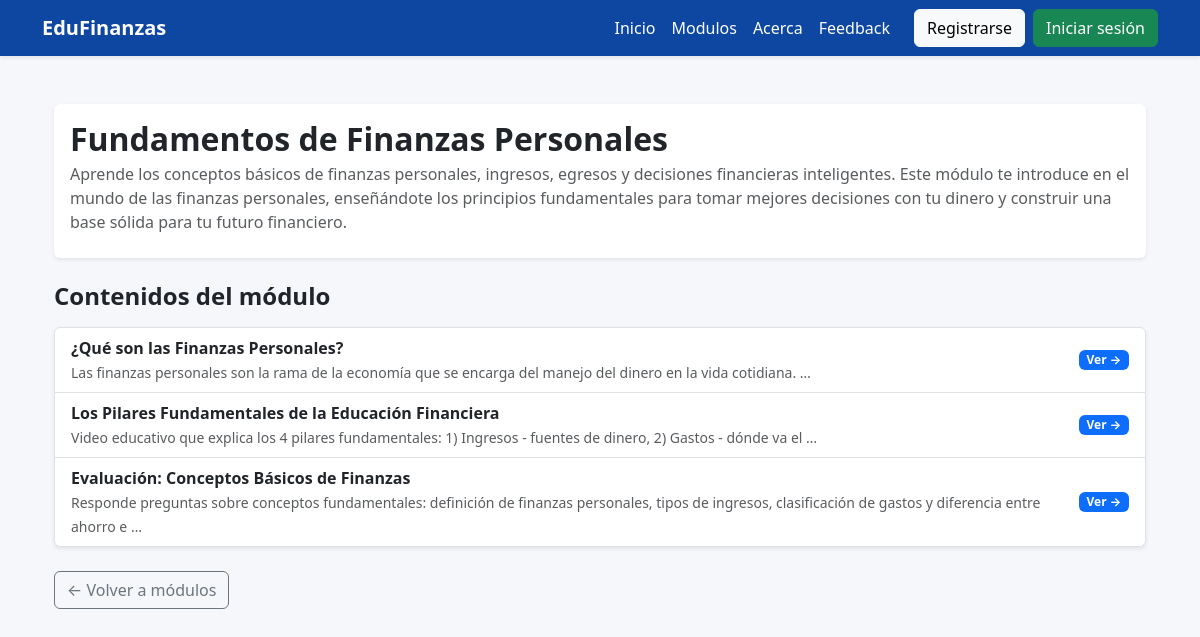
Page /aprende/modulo/26/ on the committed database.
### pagina_principal/models.py (models this page shows, shortened)
class Modulo(models.Model):
    titulo = models.CharField(max_length=200, verbose_name="Título del Módulo")
    descripcion = models.TextField(verbose_name="Descripción del módulo")
    orden = models.PositiveIntegerField(default=1, verbose_name="Orden en el curso")
    publicado = models.BooleanField(default=True, verbose_name="Publicado")
    fecha_creacion = models.DateTimeField(auto_now_add=True)
    class Meta:
        ordering = ['orden']
        verbose_name = "Módulo"
        verbose_name_plural = "Módulos"

class Contenido(models.Model):
    TIPO_CHOICES = [
        ('texto', 'Texto / Explicación'),
        ('video', 'Video'),
        ('pdf', 'Documento PDF'),
        ('quiz', 'Cuestionario / Evaluación'),
        ('imagen', 'Imagen'),
    ]
    modulo = models.ForeignKey(Modulo, on_delete=models.CASCADE, related_name="contenidos")
    titulo = models.CharField(max_length=200)
    tipo = models.CharField(max_length=20, choices=TIPO_CHOICES)
    descripcion = models.TextField(blank=True, null=True)
    archivo = models.FileField(upload_to="contenidos/", blank=True, null=True)
    imagen = models.ImageField(upload_to="imagenes/", blank=True, null=True)
    url_video = models.URLField(blank=True, null=True)
    orden = models.PositiveIntegerField(default=1)
    fecha_creacion = models.DateTimeField(auto_now_add=True)

### pagina_principal/views.py (the view)
# urls.py: path('aprende/modulo/<int:modulo_id>/', views.detalle_modulo, name='detalle_modulo'),
def detalle_modulo(request, modulo_id):
    modulo = get_object_or_404(Modulo, id=modulo_id)
    contenidos = modulo.contenidos.all().order_by("orden")
    progreso_modulo = None
    if request.user.is_authenticated:
        progreso_modulo, _ = Progreso.objects.get_or_create(
            usuario=request.user,
            modulo=modulo
        )
    contexto = {
        "modulo": modulo,
        "contenidos": contenidos,
        "progreso_modulo": progreso_modulo,
    }
    return render(request, "detalle_modulo.html", contexto)

### templates/detalle_modulo.html (shortened to what this page needs)
{% extends "base.html" %}
{% load static %}
{% block content %}
<div class="container py-4">
    <div class="card shadow-sm border-0 mb-4">
        <div class="card-body">
            <h2 class="fw-bold mb-1">{{ modulo.titulo }}</h2>
            {% if modulo.descripcion %}
                <p class="text-muted mb-2">{{ modulo.descripcion }}</p>
            {% endif %}
        </div>
    </div>
    <h4 class="fw-bold mb-3">Contenidos del módulo</h4>
    {% if contenidos %}
        <div class="list-group shadow-sm">
            {% for c in contenidos %}
                <a href="{% url 'ver_contenido' c.id %}"
                   class="list-group-item list-group-item-action d-flex justify-content-between align-items-center">
                    <div>
                        <strong class="d-block">{{ c.titulo }}</strong>
                        {% if c.descripcion %}
                            <small class="text-muted">{{ c.descripcion|truncatewords:20 }}</small>
                        {% endif %}
                    </div>
                    <span class="badge bg-primary">Ver →</span>
                </a>
            {% endfor %}
        </div>
    {% else %}
        <div class="alert alert-info">
            Este módulo aún no tiene contenidos disponibles.
        </div>
    {% endif %}
    <div class="mt-4">
        <a href="{% url 'aprende' %}" class="btn btn-outline-secondary">
            ← Volver a módulos
        </a>
    </div>
</div>
{% endblock %}

### templates/base.html (style rules this page uses)
body { background-color: #f5f7fb; }

### rows in the picture
Modulo: titulo "Fundamentos de Finanzas Personales", descripcion "Aprende los conceptos básicos de finanzas personales, ingresos, egresos y decisiones financieras inteligentes. Este módulo te introduce en el mundo de las finanzas personales, enseñándote los principios fundamentales para tomar mejores decisiones con tu dinero y construir una base sólida para tu futuro financiero."
Contenido: titulo "¿Qué son las Finanzas Personales?", descripcion "Las finanzas personales son la rama de la economía que se encarga del manejo del dinero en la vida cotidiana. …"
Contenido: titulo "Los Pilares Fundamentales de la Educación Financiera", descripcion "Video educativo que explica los 4 pilares fundamentales: 1) Ingresos - fuentes de dinero, 2) Gastos - dónde va el …"
Contenido: titulo "Evaluación: Conceptos Básicos de Finanzas", descripcion "Responde preguntas sobre conceptos fundamentales: definición de finanzas personales, tipos de ingresos, clasificación de gastos y diferencia entre ahorro e …"
